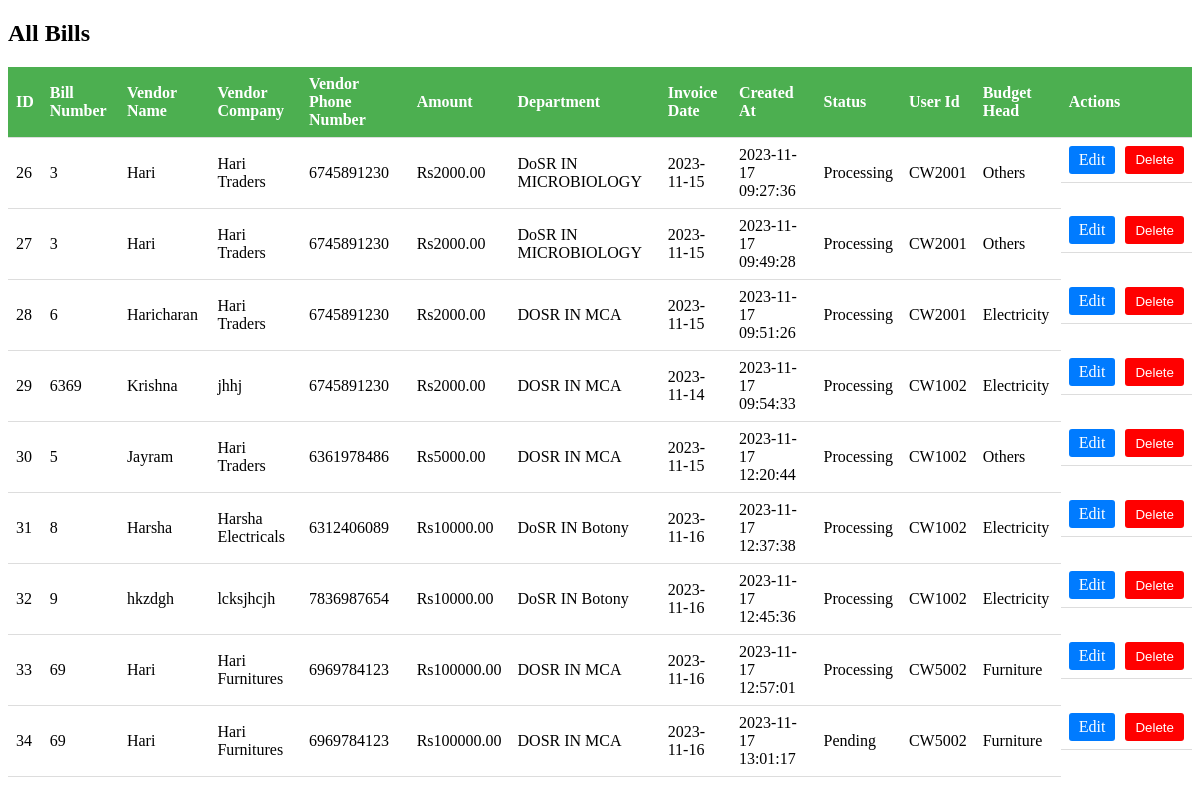
Screenshot of /Bill_Processing/view.php with the database file from the repository.
### tables this page shows
CREATE TABLE `bills` (
  `bill_id` int(11) NOT NULL,
  `bill_number` varchar(20) NOT NULL,
  `vendor_name` varchar(255) NOT NULL,
  `vendor_company` varchar(255) DEFAULT NULL,
  `phone_number` varchar(15) DEFAULT NULL,
  `amount` decimal(10,2) NOT NULL,
  `department` varchar(50) DEFAULT NULL,
  `invoice_date` date DEFAULT NULL,
  `created_at` timestamp NOT NULL DEFAULT current_timestamp(),
  `status` varchar(20) DEFAULT 'pending',
  `user_id` varchar(50) DEFAULT NULL,
  `budget_head` varchar(255) DEFAULT NULL
);

### Bill_Processing/view.php (the view, shortened to what this page needs)
<?php
include('db.php');
$query = "SELECT * FROM bills";
$result = mysqli_query($conn, $query);
?>
<!DOCTYPE html>
<html>
<head>
</head>
<body>
    <h2>All Bills</h2>
    <table>
        <tr>
            <th>ID</th>
            <th>Bill Number</th>
            <th>Vendor Name</th>
            <th>Vendor Company</th>
            <th>Vendor Phone Number</th>
            <th>Amount</th>
            <th>Department</th>
            <th>Invoice Date</th>
            <th>Created At</th>
            <th>Status</th>
            <th>User Id</th>
            <th>Budget Head</th>
            <th>Actions</th>
        </tr>
        <?php while ($row = mysqli_fetch_assoc($result)) : ?>
            <tr>
                <td><?php echo $row['bill_id']; ?></td>
                <td><?php echo $row['bill_number']; ?></td>
                <td><?php echo $row['vendor_name']; ?></td>
                <td><?php echo $row['vendor_company']; ?></td>
                <td><?php echo $row['phone_number']; ?></td>
                <td>Rs<?php echo $row['amount']; ?></td>
                <td><?php echo $row['department']; ?></td>
                <td><?php echo $row['invoice_date']; ?></td>
                <td><?php echo $row['created_at']; ?></td>
                <td><?php echo $row['status']; ?></td>
                <td><?php echo $row['user_id']; ?></td>
                <td><?php echo $row['budget_head']; ?></td>
                <td class="actions">
                    <a class="edit-button" href="edit_bill.php?id=<?php echo $row['bill_id']; ?>">Edit</a>
                    <button class="delete-button" onclick="confirmDelete(<?php echo $row['bill_id']; ?>)">Delete</button>
                </td>
            </tr>
        <?php endwhile; ?>
    </table>
</body>
</html>

### Bill_Processing/view.php (style rules this page uses)
table { border-collapse: collapse; width: 100%; }
th, td { padding: 8px; text-align: left; border-bottom: 1px solid #ddd; }
th { background-color: #4CAF50; color: white; }
.actions { display: flex; }
.actions a { margin-right: 10px; text-decoration: none; }
.edit-button { background-color: #007bff; color: #fff; padding: 5px 10px; border: none; border-radius: 3px; cursor: pointer; text-decoration: none; }
.delete-button { background-color: #ff0000; color: #fff; padding: 5px 10px; border: none; border-radius: 3px; cursor: pointer; }

### rows the page displays
bills: bill_id "26", bill_number "3", vendor_name "Hari", vendor_company "Hari Traders", phone_number "6745891230", amount "2000.00", department "DoSR IN MICROBIOLOGY", invoice_date "2023-11-15", created_at "2023-11-17 09:27:36", status "Processing", user "CW2001", budget_head "Others"
bills: bill_id "27", bill_number "3", vendor_name "Hari", vendor_company "Hari Traders", phone_number "6745891230", amount "2000.00", department "DoSR IN MICROBIOLOGY", invoice_date "2023-11-15", created_at "2023-11-17 09:49:28", status "Processing", user "CW2001", budget_head "Others"
bills: bill_id "28", bill_number "6", vendor_name "Haricharan", vendor_company "Hari Traders", phone_number "6745891230", amount "2000.00", department "DOSR IN MCA", invoice_date "2023-11-15", created_at "2023-11-17 09:51:26", status "Processing", user "CW2001", budget_head "Electricity"
bills: bill_id "29", bill_number "6369", vendor_name "Krishna", vendor_company "jhhj", phone_number "6745891230", amount "2000.00", department "DOSR IN MCA", invoice_date "2023-11-14", created_at "2023-11-17 09:54:33", status "Processing", user "CW1002", budget_head "Electricity"
bills: bill_id "30", bill_number "5", vendor_name "Jayram", vendor_company "Hari Traders", phone_number "6361978486", amount "5000.00", department "DOSR IN MCA", invoice_date "2023-11-15", created_at "2023-11-17 12:20:44", status "Processing", user "CW1002", budget_head "Others"
bills: bill_id "31", bill_number "8", vendor_name "Harsha", vendor_company "Harsha Electricals", phone_number "6312406089", amount "10000.00", department "DoSR IN Botony", invoice_date "2023-11-16", created_at "2023-11-17 12:37:38", status "Processing", user "CW1002", budget_head "Electricity"
bills: bill_id "32", bill_number "9", vendor_name "hkzdgh", vendor_company "lcksjhcjh", phone_number "7836987654", amount "10000.00", department "DoSR IN Botony", invoice_date "2023-11-16", created_at "2023-11-17 12:45:36", status "Processing", user "CW1002", budget_head "Electricity"
bills: bill_id "33", bill_number "69", vendor_name "Hari", vendor_company "Hari Furnitures", phone_number "6969784123", amount "100000.00", department "DOSR IN MCA", invoice_date "2023-11-16", created_at "2023-11-17 12:57:01", status "Processing", user "CW5002", budget_head "Furniture"
bills: bill_id "34", bill_number "69", vendor_name "Hari", vendor_company "Hari Furnitures", phone_number "6969784123", amount "100000.00", department "DOSR IN MCA", invoice_date "2023-11-16", created_at "2023-11-17 13:01:17", status "Pending", user "CW5002", budget_head "Furniture"
